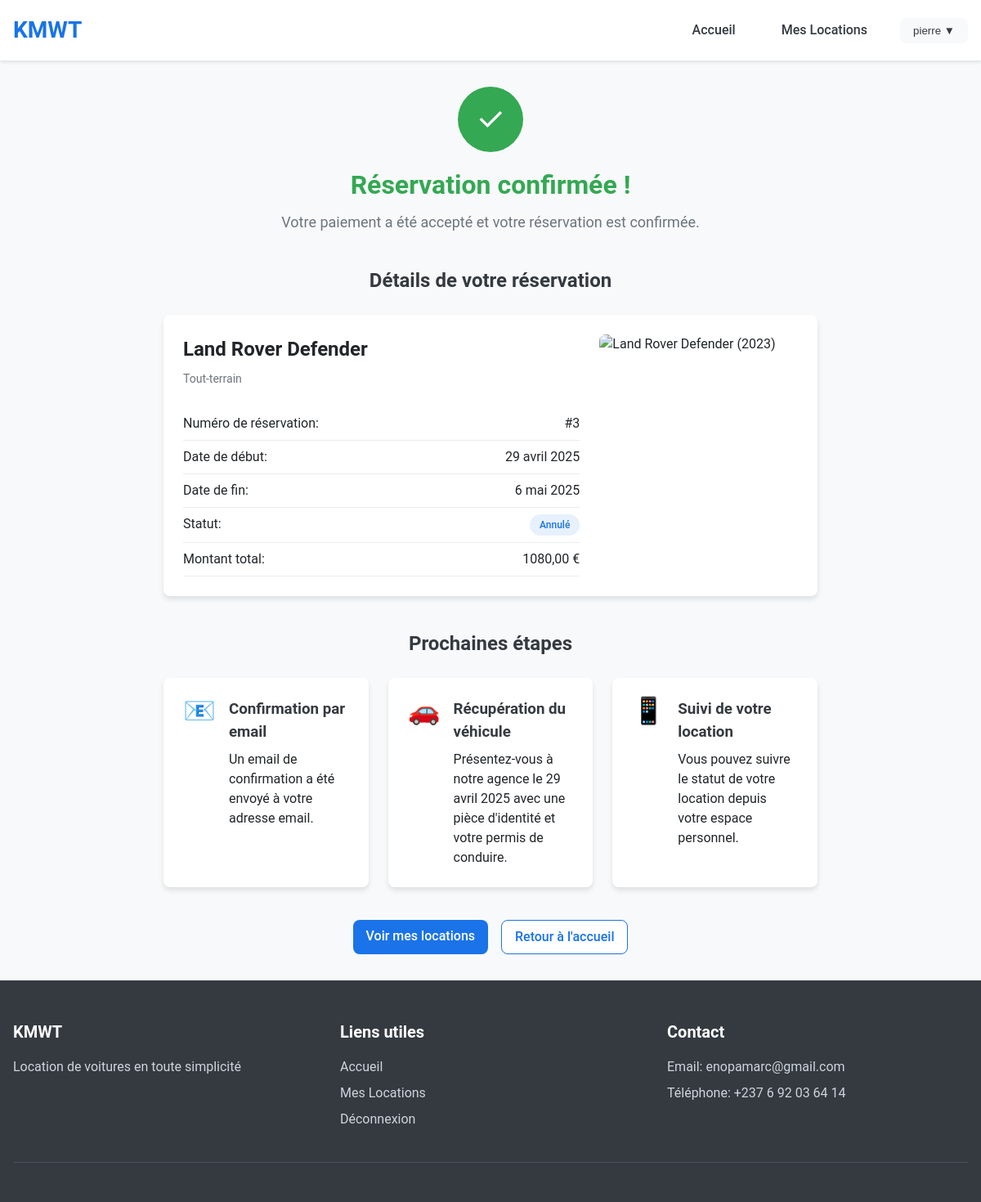
Screenshot of /confirmation/3/ (signed in) with the database file from the repository.
### rental/models.py (models this page shows, shortened)
class Location(models.Model):
    class StatutLocation(models.TextChoices):
        EN_ATTENTE = 'AT', _('En attente de paiement')
        EN_COURS = 'EC', _('En cours')
        TERMINE = 'TR', _('Terminé')
        ANNULE = 'AN', _('Annulé')
    utilisateur = models.ForeignKey(User, on_delete=models.CASCADE, related_name='locations', verbose_name="Utilisateur")
    voiture = models.ForeignKey(Voiture, on_delete=models.CASCADE, related_name='locations', verbose_name="Voiture")
    date_debut = models.DateField(verbose_name="Date de début")
    date_fin = models.DateField(verbose_name="Date de fin")
    statut = models.CharField(
        max_length=2,
        choices=StatutLocation.choices,
        default=StatutLocation.EN_ATTENTE,
        verbose_name="Statut"
    )
    date_creation = models.DateTimeField(auto_now_add=True, verbose_name="Date de création")
    paiement_id = models.CharField(max_length=100, blank=True, null=True, verbose_name="ID de paiement")
    montant_total = models.DecimalField(max_digits=8, decimal_places=2, verbose_name="Montant total (€)")
    class Meta:
        verbose_name = "Location"
        verbose_name_plural = "Locations"
        ordering = ['-date_creation']

class Voiture(models.Model):
    class TypeVoiture(models.TextChoices):
        TOUT_TERRAIN = 'TT', _('Tout-terrain')
        FAMILIALE = 'FM', _('Familiale')
    type = models.CharField(
        max_length=2,
        choices=TypeVoiture.choices,
        default=TypeVoiture.FAMILIALE,
        verbose_name="Type de véhicule"
    )
    marque = models.CharField(max_length=100, verbose_name="Marque")
    modele = models.CharField(max_length=100, verbose_name="Modèle")
    annee = models.IntegerField(verbose_name="Année")
    disponible = models.BooleanField(default=True, verbose_name="Disponible")
    prix_journalier = models.DecimalField(max_digits=6, decimal_places=2, verbose_name="Prix journalier (€)")
    image = models.ImageField(upload_to='voitures/', null=True, blank=True, verbose_name="Image")
    description = models.TextField(blank=True, verbose_name="Description")
    def __str__(self):
        return f"{self.marque} {self.modele} ({self.annee})"
    class Meta:
        verbose_name = "Voiture"
        verbose_name_plural = "Voitures"

### rental/views.py (the view)
# urls.py: path('confirmation/<int:location_id>/', views.confirmation, name='confirmation'),
@login_required
def confirmation(request, location_id):
    location = get_object_or_404(Location, pk=location_id, utilisateur=request.user)
    return render(request, 'rental/confirmation.html', {
        'location': location,
    })

### templates/rental/confirmation.html (shortened to what this page needs)
{% extends 'base.html' %}
{% block content %}
<div class="container">
    <div class="confirmation-page">
        <div class="confirmation-header">
            <div class="success-icon">✓</div>
            <h1>Réservation confirmée !</h1>
            <p>Votre paiement a été accepté et votre réservation est confirmée.</p>
        </div>
        <div class="confirmation-details">
            <h2>Détails de votre réservation</h2>
            <div class="confirmation-card">
                <div class="car-info">
                    <h3>{{ location.voiture.marque }} {{ location.voiture.modele }}</h3>
                    <p class="car-type">{{ location.voiture.get_type_display }}</p>
                    <div class="reservation-info">
                        <div class="info-row">
                            <span>Numéro de réservation:</span>
                            <span>#{{ location.id }}</span>
                        </div>
                        <div class="info-row">
                            <span>Date de début:</span>
                            <span>{{ location.date_debut }}</span>
                        </div>
                        <div class="info-row">
                            <span>Date de fin:</span>
                            <span>{{ location.date_fin }}</span>
                        </div>
                        <div class="info-row">
                            <span>Statut:</span>
                            <span class="status-badge">{{ location.get_statut_display }}</span>
                        </div>
                        <div class="info-row">
                            <span>Montant total:</span>
                            <span>{{ location.montant_total }} €</span>
                        </div>
                    </div>
                </div>
                <div class="car-image">
                    {% if location.voiture.image %}
                        <img src="{{ location.voiture.image.url }}" alt="{{ location.voiture }}">
                    {% else %}
                        <img src="https://images.pexels.com/photos/170811/pexels-photo-170811.jpeg" alt="{{ location.voiture }}">
                    {% endif %}
                </div>
            </div>
        </div>
        <div class="next-steps">
            <h2>Prochaines étapes</h2>
            <div class="steps-container">
                <div class="step">
                    <div class="step-icon">📧</div>
                    <div class="step-content">
                        <h3>Confirmation par email</h3>
                        <p>Un email de confirmation a été envoyé à votre adresse email.</p>
                    </div>
                </div>
                <div class="step">
                    <div class="step-icon">🚗</div>
                    <div class="step-content">
                        <h3>Récupération du véhicule</h3>
                        <p>Présentez-vous à notre agence le {{ location.date_debut }} avec une pièce d'identité et votre permis de conduire.</p>
                    </div>
                </div>
                <div class="step">
                    <div class="step-icon">📱</div>
                    <div class="step-content">
                        <h3>Suivi de votre location</h3>
                        <p>Vous pouvez suivre le statut de votre location depuis votre espace personnel.</p>
                    </div>
                </div>
            </div>
        </div>
        <div class="confirmation-actions">
            <a href="{% url 'mes_locations' %}" class="btn-primary">Voir mes locations</a>
            <a href="{% url 'home' %}" class="btn-secondary">Retour à l'accueil</a>
        </div>
    </div>
</div>
{% endblock %}

### templates/base.html (shortened to what this page needs)
<!DOCTYPE html>
<html lang="fr">
<head>
    <link rel="stylesheet" href="/static/css/styles.css">
</head>
<body>
    <header>
        <div class="container">
            <div class="logo">
                <a href="{% url 'home' %}">
                    <h1>KMWT</h1>
                </a>
            </div>
            <nav>
                <ul>
                    <li><a href="{% url 'home' %}">Accueil</a></li>
                    {% if user.is_authenticated %}
                        <li><a href="{% url 'mes_locations' %}">Mes Locations</a></li>
                        <li>
                            <div class="dropdown">
                                <button class="dropbtn">{{ user.username }} ▼</button>
                            </div>
                        </li>
                    {% else %}
                        <li><a href="{% url 'login' %}">Connexion</a></li>
                        <li><a href="{% url 'inscription' %}" class="btn-primary">Inscription</a></li>
                    {% endif %}
                </ul>
            </nav>
        </div>
    </header>
    <main>
        {% block content %}{% endblock %}
    </main>
    <footer>
        <div class="container">
            <div class="footer-content">
                <div class="footer-section">
                    <h3>KMWT</h3>
                    <p>Location de voitures en toute simplicité</p>
                </div>
                <div class="footer-section">
                    <h3>Liens utiles</h3>
                    <ul>
                        <li><a href="{% url 'home' %}">Accueil</a></li>
                        {% if user.is_authenticated %}
                            <li><a href="{% url 'mes_locations' %}">Mes Locations</a></li>
                            <li><a href="{% url 'logout' %}">Déconnexion</a></li>
                        {% else %}
                            <li><a href="{% url 'login' %}">Connexion</a></li>
                            <li><a href="{% url 'inscription' %}">Inscription</a></li>
                        {% endif %}
                    </ul>
                </div>
                <div class="footer-section">
                    <h3>Contact</h3>
                    <p>Email: enopamarc@gmail.com</p>
                    <p>Téléphone: +237 6 92 03 64 14</p>
                </div>
            </div>
            <div class="footer-bottom">
            </div>
        </div>
    </footer>
</body>
</html>

### rows the page displays
Location: voiture.marque "Land Rover", voiture.modele "Defender", voiture.type "Tout-terrain", id "3", date_debut "29 avril 2025", date_fin "6 mai 2025", statut "Annulé", montant_total "1080,00"

### other values shown
{{ user.username }} "pierre"
